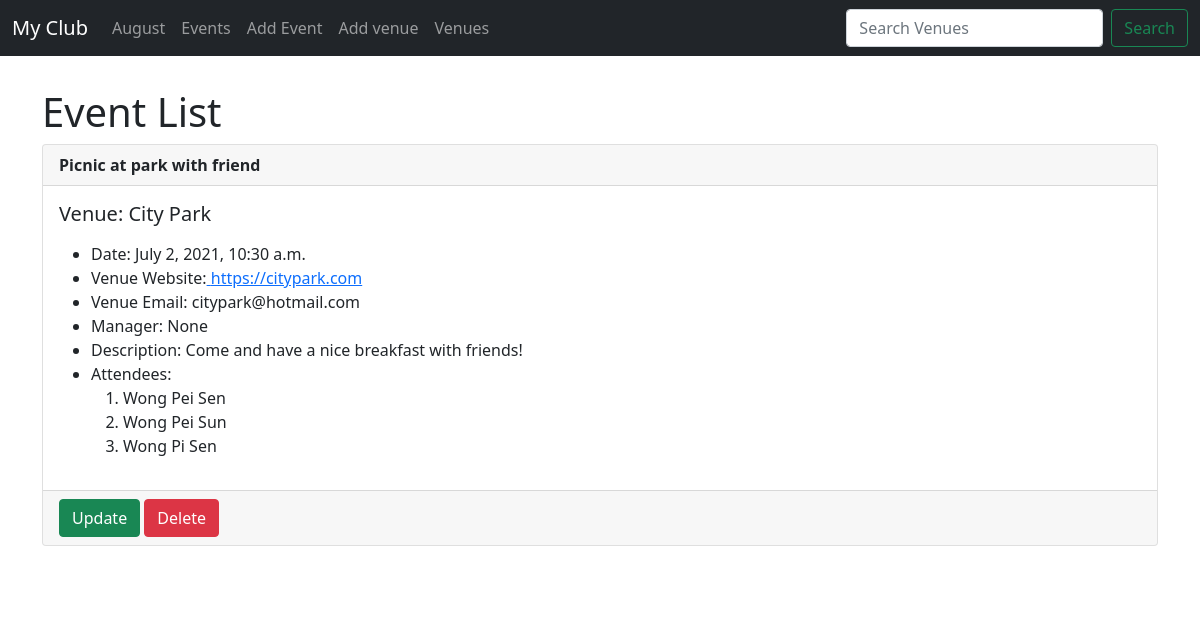
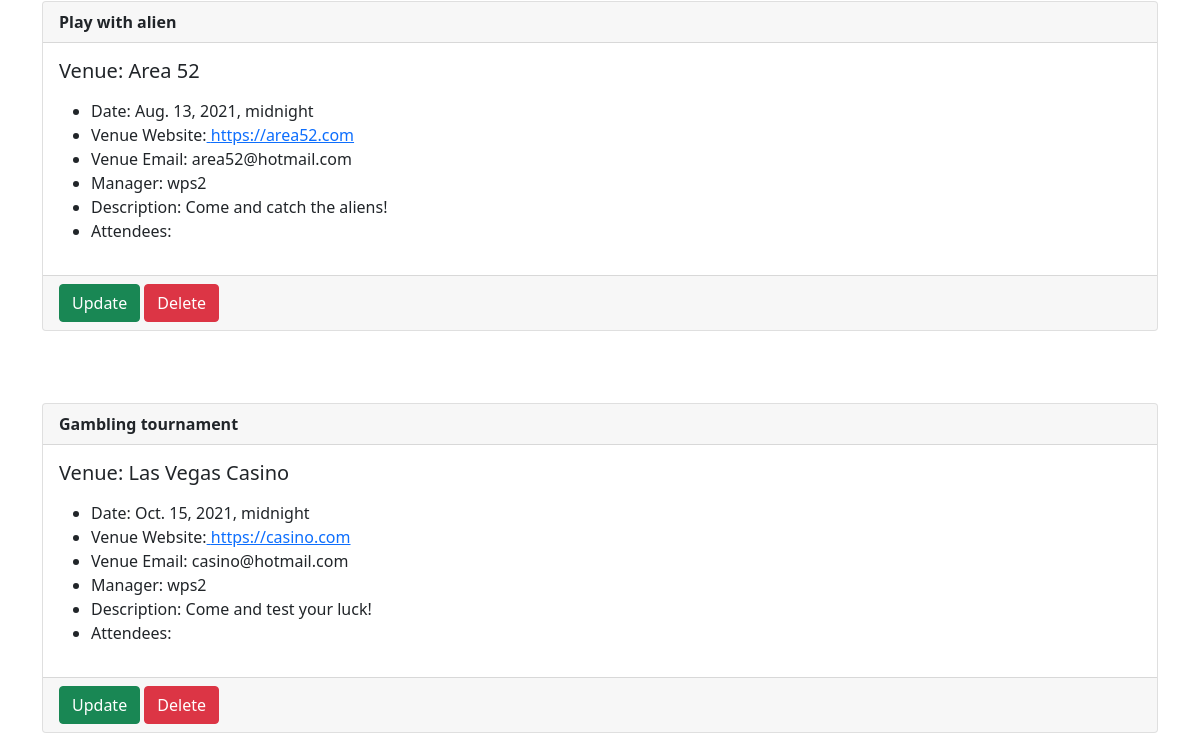
Before: /events (upper part) with the older database file (2 pictures, top to bottom).
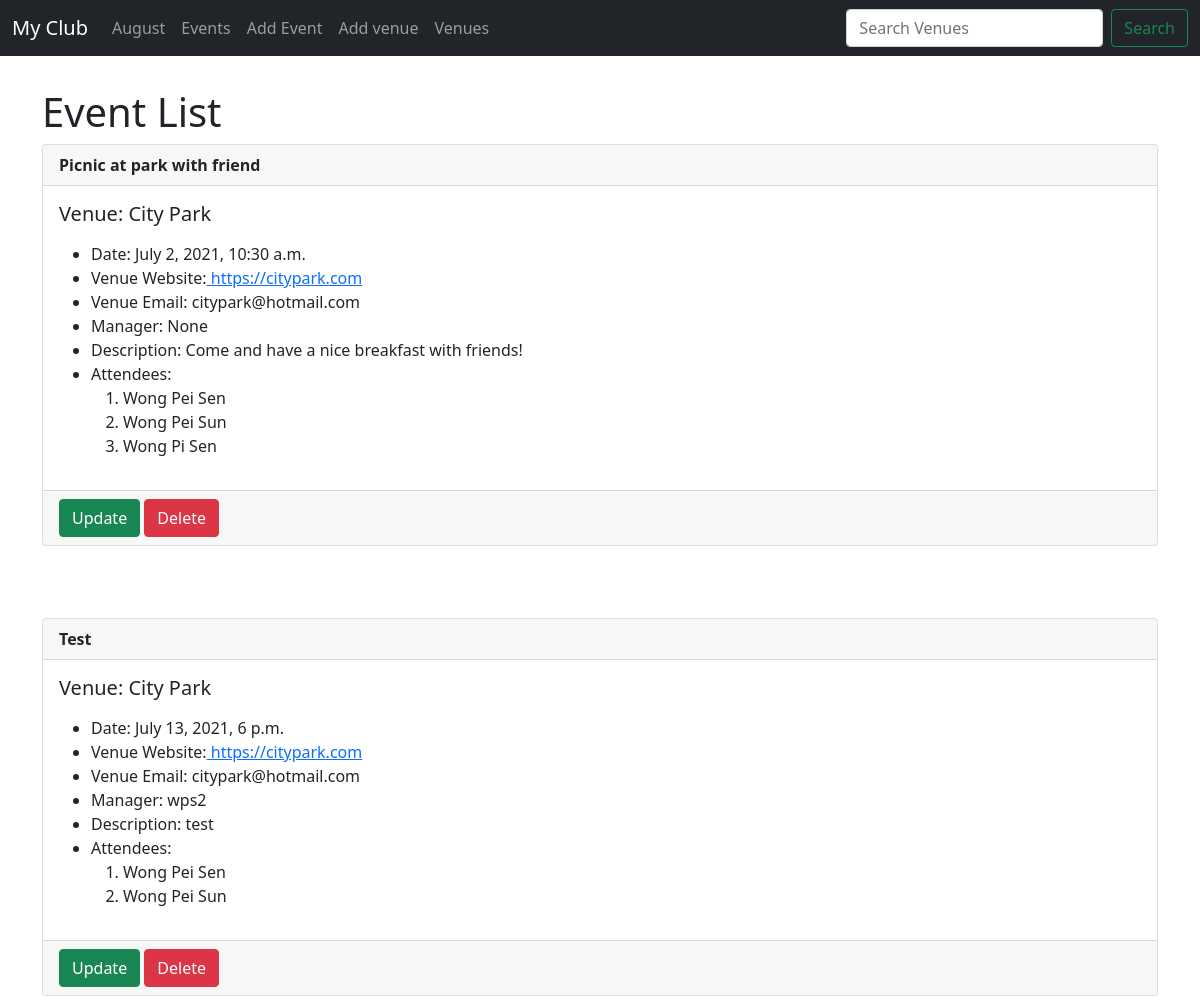
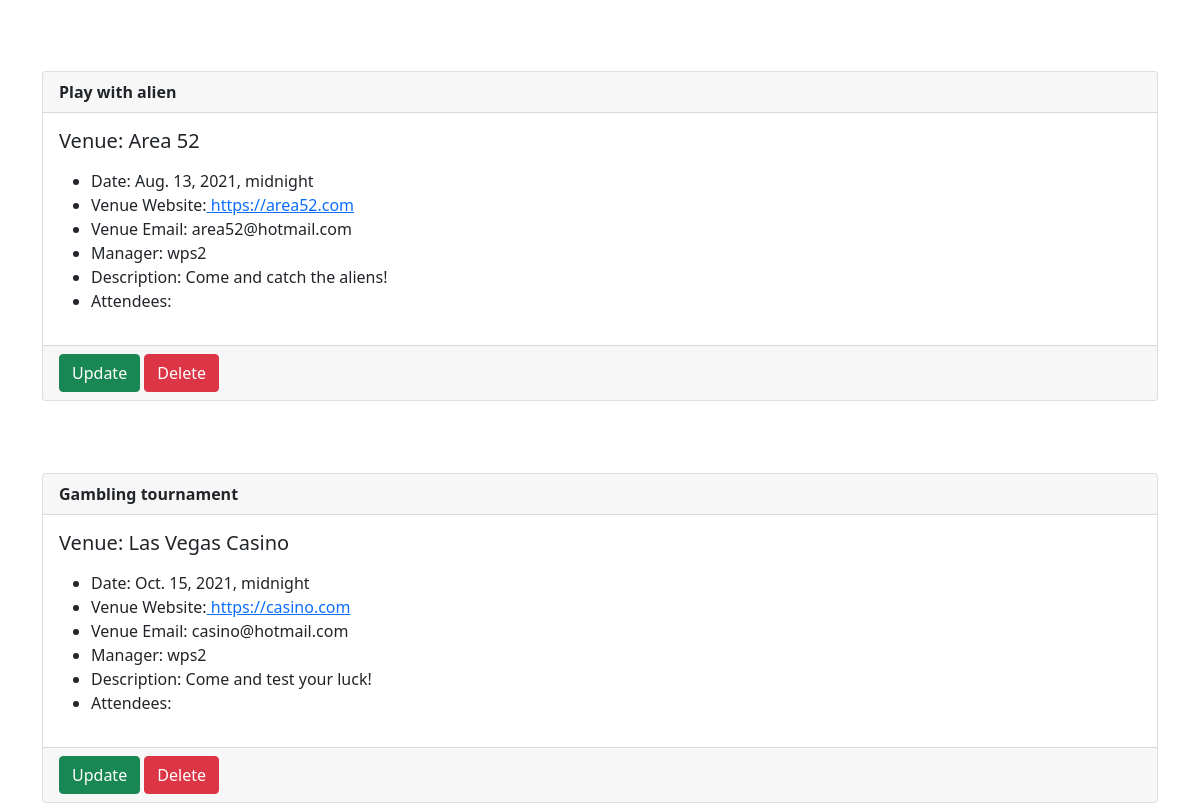
After: the same page with the newer database file (2 pictures, top to bottom).
### events/models.py (models this page shows)
class Event(models.Model):
	name        = models.CharField('Event Name', max_length = 120)
	event_date  = models.DateTimeField('Event Date')
	venue       = models.ForeignKey(Venue, blank=True, null = True, on_delete= models.CASCADE)  # Connect the venue table into Event table
	manager     = models.ForeignKey(User, blank = True, null = True, on_delete = models.SET_NULL) # When the manager delete his profile, other event managed by him will be invalid(null)
	description = models.TextField(blank=True)
	attendees   = models.ManyToManyField(MyClubUser, blank = True)
	def __str__(self):
		return self.name

class Venue(models.Model):
	name =models.CharField('Venue Name', max_length=120)
	address = models.CharField(max_length=300)
	zip_code =models.CharField(max_length=15)
	phone = models.CharField(max_length=25, blank =True)
	web = models.URLField('Website Address', blank =True)
	email_address = models.EmailField('Email Address', blank =True)
	def __str__(self):    # Show the name of object created in admin site
		return self.name

class MyClubUser(models.Model):
	first_name = models.CharField(max_length = 50)
	last_name = models.CharField(max_length = 50)
	email = models.EmailField('User Email')
	def __str__(self):
		return self.first_name + ' ' + self.last_name

### events/views.py (the view)
# urls.py: path('events', views.all_events, name= 'event-list'),
def all_events(request):
	event_list = Event.objects.all().order_by('event_date')
	context = {
		'event_list':event_list
	}
	return render(request, 'events/event_list.html', context)

### events/templates/events/event_list.html (shortened to what this page needs)
{% extends 'events/base.html' %}
{% block content %}
<h1>Event List</h1>
{% for events in event_list %}
<div class="card">
  <div class="card-header">
    <strong>{{ events }} </strong>
  </div>
  <div class="card-body">
    <h5 class="card-title">Venue: {{ events.venue }}</h5>
    <p class="card-text">
	<ul>
		<li>Date: {{ events.event_date }}</li>
		<li>Venue Website:<a href="{{ events.venue.web }}"> {{ events.venue.web }}</li></a>
		<li>Venue Email: {{ events.venue.email_address }}</li>
		<li>Manager: {{ events.manager }}</li>
		<li>Description: {{ events.description }}</li>
		<li>Attendees:  </li>
		<ol>
		{% for user in events.attendees.all %}
		<li>{{ user }}</li>
		{% endfor %}
	</ol>
	</ul>
	</p>
  </div>
  <div class="card-footer text-muted">
    <a href="{% url 'update-event' events.id %} "><button class="btn btn-success">Update</button></a>
    <a href="{% url 'delete-event' events.id %} "><button class="btn btn-danger">Delete</button></a>
  </div>
</div>
<br/><br/><br/>
{% endfor %}
{% endblock %}

Changed rows visible on the page:
added Event: name "Test", venue "City Park", event_date "July 13, 2021, 6 p.m.", venue.web "https://citypark.com", venue.email_address "citypark@hotmail.com", manager "wps2", description "test", MyClubUser (first_name+last_name "Wong Pei Sen"), MyClubUser (first_name+last_name "Wong Pei Sun")
